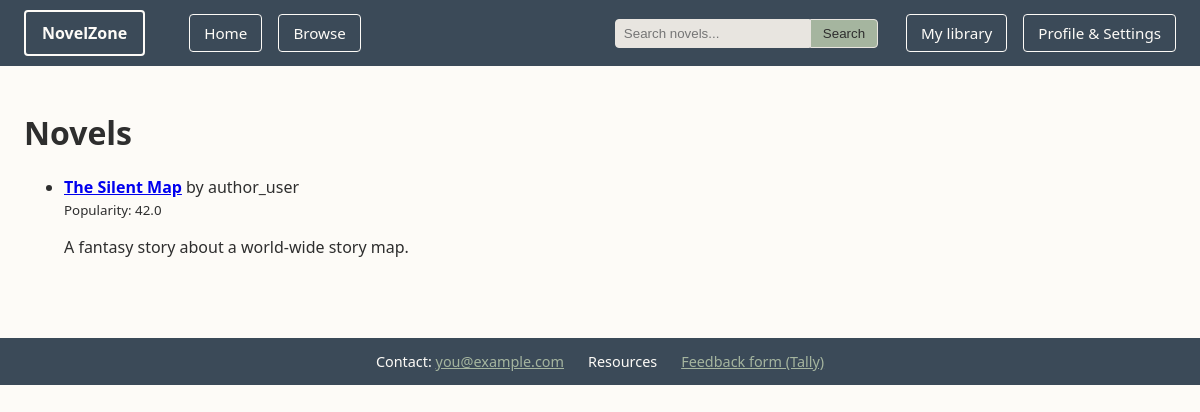
The app's page /novels with its own data.
### tables this page shows
CREATE TABLE novel(
    id INTEGER PRIMARY KEY AUTOINCREMENT,
    author_profile_id INTEGER NOT NULL,
    title TEXT NOT NULL,
    slug TEXT NOT NULL UNIQUE,
    synopsis TEXT,
    cover_url TEXT,
    popularity_score REAL NOT NULL DEFAULT 0,
    created_at TEXT NOT NULL DEFAULT CURRENT_TIMESTAMP,
    updated_at TEXT NOT NULL DEFAULT CURRENT_TIMESTAMP,
    published_at TEXT,

    FOREIGN KEY (author_profile_id) REFERENCES author_profile(id) ON DELETE CASCADE
);

CREATE TABLE user(
    id INTEGER PRIMARY KEY AUTOINCREMENT,
    email TEXT NOT NULL UNIQUE,
    password_hash TEXT NOT NULL,
    name TEXT NOT NULL UNIQUE,
    role TEXT NOT NULL CHECK(role IN ('reader', 'author', 'admin')),
    created_at TEXT NOT NULL DEFAULT CURRENT_TIMESTAMP,
    updated_at TEXT NOT NULL DEFAULT CURRENT_TIMESTAMP
);

### app/__init__.py (the view)
    @app.get("/novels")
    def novels_list() -> str:
        db = get_db()
        rows = db.execute(
            """
            SELECT
                n.id,
                n.title,
                n.slug,
                n.synopsis,
                n.popularity_score,
                u.name AS author_name
            FROM novel n
            JOIN author_profile ap ON ap.id = n.author_profile_id
            JOIN user u ON u.id = ap.user_id
            ORDER BY n.popularity_score DESC
            """
        ).fetchall()
        novels = [dict(row) for row in rows]
        return render_template("novels_list.html", novels=novels)

### app/db.py (called while the page is built)
def get_db() -> sqlite3.Connection:
    if "db" not in g:
        db_path = Path(current_app.config["DATABASE"]).resolve()
        conn = sqlite3.connect(db_path)
        conn.row_factory = sqlite3.Row  # so rows act like dicts: row["title"]
        g.db = conn
    return g.db  # type: ignore[return-value]

### app/templates/novels_list.html
{% extends "base.html" %}
{% block content %}
  <h1>Novels</h1>
  {% if novels %}
    <ul>
      {% for novel in novels %}
        <li>
          <strong>
            <a href="/novels/{{ novel.slug }}">{{ novel.title }}</a>
          </strong>
          by {{ novel.author_name }}
          <br />
          <small>Popularity: {{ novel.popularity_score }}</small>
          {% if novel.synopsis %}
            <p>{{ novel.synopsis }}</p>
          {% endif %}
        </li>
      {% endfor %}
    </ul>
  {% else %}
    <p>No novels found (did you run seed_db.py?).</p>
  {% endif %}
{% endblock %}

### app/static/style.css (style rules this page uses)
:root { --nz-bg: #FDFBF7; --nz-bg-secondary: #E8E5E0; --nz-text-dark: #2E2E2E; --nz-text-light: #FDFBF7; --nz-nav-bg: #3B4A58; --nz-accent-1: #C97C5D; --nz-accent-2: #A5B59F; --nz-card-bg: #E8E5E0; }
* { box-sizing: border-box; }
body { margin: 0; font-family: system-ui, -apple-system, BlinkMacSystemFont, "Segoe UI", sans-serif; background: var(--nz-bg); color: var(--nz-text-dark); }

### records on screen
novel: title "The Silent Map", author_name "author_user", popularity_score "42.0", synopsis "A fantasy story about a world-wide story map."
